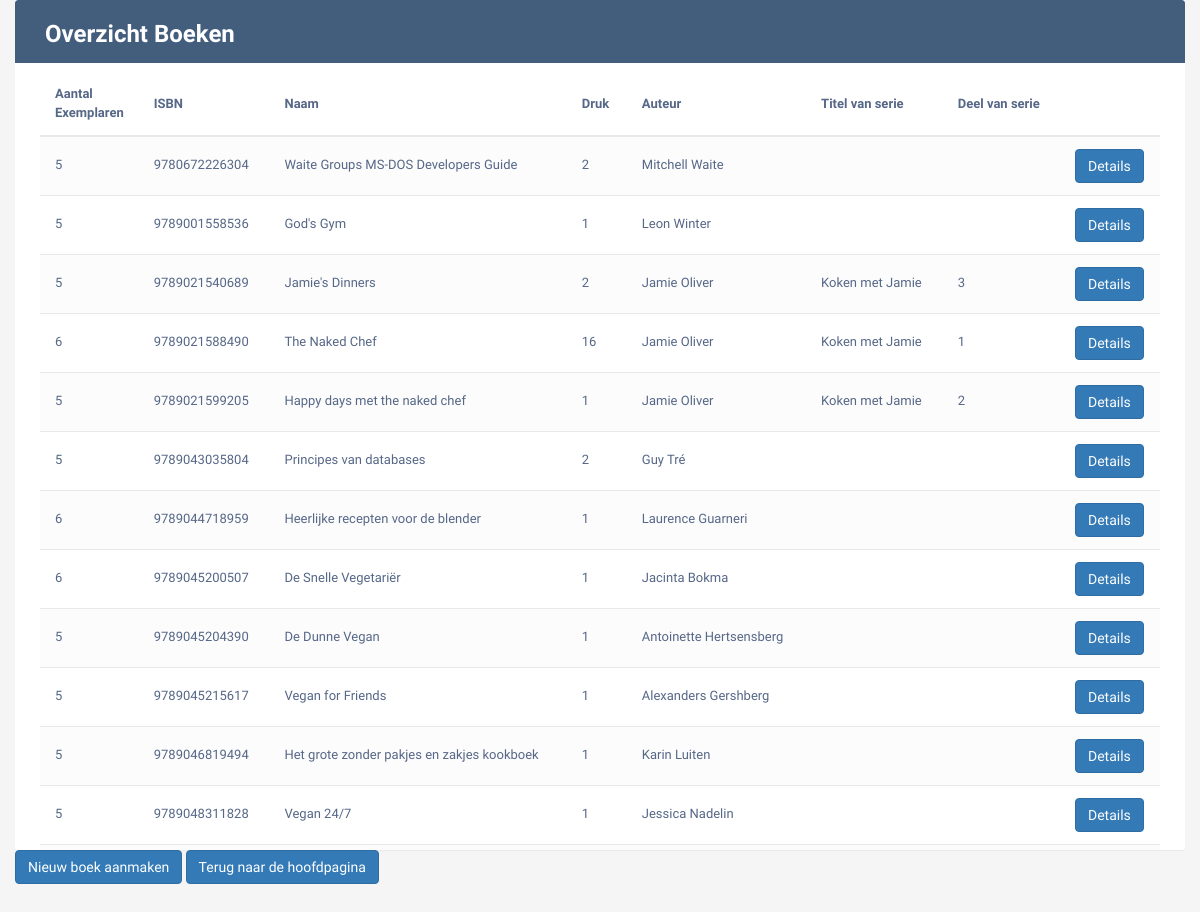
Page /OLD/boeken.php on the committed database.
### tables this page shows
CREATE TABLE `boek` (
  `ISBN` bigint(13) NOT NULL,
  `Titel` varchar(255) NOT NULL,
  `Druk` int(2) NOT NULL,
  `Seriedeelnr` int(3) DEFAULT NULL,
  `Auteur_nr` int(9) NOT NULL,
  `Serie_nr` int(9) DEFAULT NULL
);

CREATE TABLE `auteur` (
  `Auteur_nr` int(9) NOT NULL,
  `Voorletter` char(1) DEFAULT NULL,
  `Voornaam` varchar(255) DEFAULT NULL,
  `Voorvoegsel` varchar(255) DEFAULT NULL,
  `Achternaam` varchar(255) DEFAULT NULL
);

CREATE TABLE `serie` (
  `Serie_nr` int(9) NOT NULL,
  `Titel` varchar(255) NOT NULL
);

### functies/Common.php (called while the page is built, shortened)
<?php
    function sqlquery ($query){
        try {
            $conn = mysqli_connect(host, username, password, dbname);
            $result = mysqli_query($conn, $query);
            return $result;
        }
        catch (mysqli_sql_exception $e) {
            return mysqli_error($conn);
            die;
        }
    }
?>

### OLD/boeken.php (the view, shortened to what this page needs)
<?php include "./templates/Header.php"; ?>
<?php
require "./functies/Common.php";
$Boeken = sqlquery('SELECT count(exemplaar.Boek_nr) AS "aantal exemplaren", boek.ISBN, Boek.Titel, Druk, Seriedeelnr, auteur.voornaam, auteur.achternaam, serie.titel as "titel van serie" FROM boek
							LEFT JOIN auteur on boek.Auteur_nr = auteur.Auteur_nr
							left JOIN serie on boek.Serie_nr = serie.Serie_nr
							LEFT JOIN exemplaar on boek.ISBN = exemplaar.ISBN
							GROUP BY Boek.ISBN');
?>
<div class="container-fluid">
    <div class="table-responsive">
        <div class="table-title">
            <div class="row">
                <div class="col-sm-6">
                    <h2><b>Overzicht Boeken</b></h2>
                </div>
            </div>
        </div>
        <table class="table table-striped table-hover">
            <thead>
            <tr>
                <th>Aantal Exemplaren</th>
                <th>ISBN</th>
                <th>Naam</th>
                <th>Druk</th>
                <th>Auteur</th>
                <th>Titel van serie</th>
                <th>Deel van serie</th>
                <th></th>
            </tr>
            </thead>
            <tbody>
            <?php
            foreach ($Boeken as $boek) :
                ?>
                <tr>
                    <td><?php echo $boek["aantal exemplaren"]; ?></td>
                    <td><?php echo $boek["ISBN"] ?></td>
                    <td><?php echo $boek['Titel'] ?></td>
                    <td><?php echo $boek["Druk"] ?></td>
                    <td><?php echo $boek["voornaam"] . " " . $boek["achternaam"] ?></td>
                    <td><?php echo $boek["titel van serie"] ?></td>
                    <td><?php echo $boek["Seriedeelnr"] ?></td>
                    <td><a href="#Details<?php echo $boek["ISBN"]; ?>" class="btn btn-primary mb2"
                           data-toggle="modal" data-target="#Details<?php echo $boek["ISBN"]; ?>">Details</a>
                    </td>
                </tr>
            <?php
            endforeach;
            ?>
            </tbody>
        </table>
    </div>
    <a href="./Boek_aanmaken.php" class="btn btn-primary mb-2">Nieuw boek aanmaken</a>
    <a href="./index.html" class="btn btn-primary mb-2">Terug naar de hoofdpagina</a>
</div>
<?php include "./Templates/Footer.php"; ?>

### Templates/Header.php (style rules this page uses)
body { color: #566787; background: #f5f5f5; font-family: 'Varela Round', sans-serif; font-size: 13px; }
.table-responsive { background: #fff; padding: 20px 25px; margin: 0px 0; border-radius: 3px; box-shadow: 0 1px 1px rgba(0,0,0,.05); width: 100%; overflow-x: scroll; max-height: 850px; }
.table-title { padding-bottom: 15px; background: #435d7d; color: #fff; padding: 16px 30px; margin: -20px -25px 10px; border-radius: 3px 3px 0 0; }
.table-title h2 { margin: 5px 0 0; font-size: 24px; }
table.table tr th, table.table tr td { border-color: #e9e9e9; padding: 12px 15px; vertical-align: Middle; }
table.table tr th:first-child { width: 60px; }
table.table tr th:last-child { width: 100px; }
table.table-striped tbody tr:nth-of-type(odd) { background-color: #fcfcfc; }
table.table td a { color: #ffffff; display: inline-block; text-decoration: none; outline: none !important; }

### rows in the picture
boek: aantal "5", ISBN "9780672226304", Titel "Waite Groups MS-DOS Developers Guide", Druk "2", Auteur_nr.Voornaam "Mitchell", Auteur_nr.Achternaam "Waite"
boek: aantal "5", ISBN "9789001558536", Titel "God's Gym", Druk "1", Auteur_nr.Voornaam "Leon", Auteur_nr.Achternaam "Winter"
boek: aantal "5", ISBN "9789021540689", Titel "Jamie's Dinners", Druk "2", Auteur_nr.Voornaam "Jamie", Auteur_nr.Achternaam "Oliver", Serie_nr.Titel "Koken met Jamie", Seriedeelnr "3"
boek: aantal "6", ISBN "9789021588490", Titel "The Naked Chef", Druk "16", Auteur_nr.Voornaam "Jamie", Auteur_nr.Achternaam "Oliver", Serie_nr.Titel "Koken met Jamie", Seriedeelnr "1"
boek: aantal "5", ISBN "9789021599205", Titel "Happy days met the naked chef", Druk "1", Auteur_nr.Voornaam "Jamie", Auteur_nr.Achternaam "Oliver", Serie_nr.Titel "Koken met Jamie", Seriedeelnr "2"
boek: aantal "5", ISBN "9789043035804", Titel "Principes van databases", Druk "2", Auteur_nr.Voornaam "Guy", Auteur_nr.Achternaam "Tré"
boek: aantal "6", ISBN "9789044718959", Titel "Heerlijke recepten voor de blender", Druk "1", Auteur_nr.Voornaam "Laurence", Auteur_nr.Achternaam "Guarneri"
boek: aantal "6", ISBN "9789045200507", Titel "De Snelle Vegetariër", Druk "1", Auteur_nr.Voornaam "Jacinta", Auteur_nr.Achternaam "Bokma"
boek: aantal "5", ISBN "9789045204390", Titel "De Dunne Vegan", Druk "1", Auteur_nr.Voornaam "Antoinette", Auteur_nr.Achternaam "Hertsensberg"
boek: aantal "5", ISBN "9789045215617", Titel "Vegan for Friends", Druk "1", Auteur_nr.Voornaam "Alexanders", Auteur_nr.Achternaam "Gershberg"
boek: aantal "5", ISBN "9789046819494", Titel "Het grote zonder pakjes en zakjes kookboek", Druk "1", Auteur_nr.Voornaam "Karin", Auteur_nr.Achternaam "Luiten"
boek: aantal "5", ISBN "9789048311828", Titel "Vegan 24/7", Druk "1", Auteur_nr.Voornaam "Jessica", Auteur_nr.Achternaam "Nadelin"
